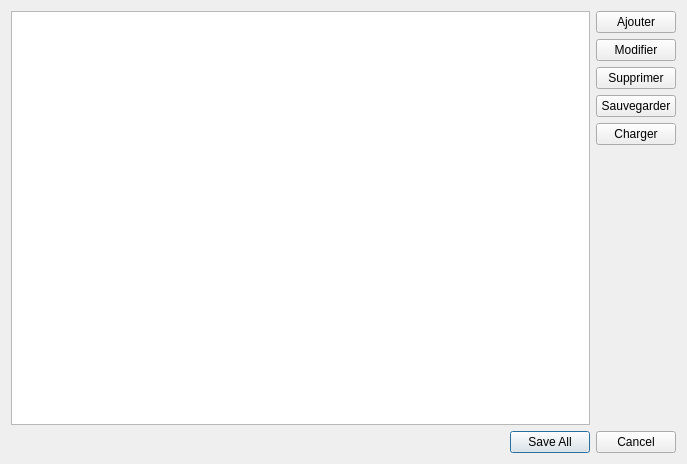
<?xml version="1.0" encoding="UTF-8"?>
<ui version="4.0">
 <class>ItemWindow</class>
 <widget class="QDialog" name="ItemWindow">
  <property name="geometry">
   <rect>
    <x>0</x>
    <y>0</y>
    <width>687</width>
    <height>464</height>
   </rect>
  </property>
  <property name="windowTitle">
   <string>Dialog</string>
  </property>
  <layout class="QVBoxLayout" name="verticalLayout_3">
   <item>
    <layout class="QVBoxLayout" name="verticalLayout_2">
     <item>
      <layout class="QHBoxLayout" name="horizontalLayout">
       <item>
        <widget class="QListView" name="itemListView">
         <property name="editTriggers">
          <set>QAbstractItemView::NoEditTriggers</set>
         </property>
        </widget>
       </item>
       <item>
        <layout class="QVBoxLayout" name="verticalLayout">
         <item>
          <widget class="QPushButton" name="addPushButton">
           <property name="text">
            <string>Ajouter</string>
           </property>
          </widget>
         </item>
         <item>
          <widget class="QPushButton" name="modifyPushButton">
           <property name="text">
            <string>Modifier</string>
           </property>
          </widget>
         </item>
         <item>
          <widget class="QPushButton" name="deletePushButton">
           <property name="text">
            <string>Supprimer</string>
           </property>
          </widget>
         </item>
         <item>
          <widget class="QPushButton" name="savePushButton">
           <property name="text">
            <string>Sauvegarder</string>
           </property>
          </widget>
         </item>
         <item>
          <widget class="QPushButton" name="loadPushButton">
           <property name="text">
            <string>Charger</string>
           </property>
          </widget>
         </item>
         <item>
          <spacer name="verticalSpacer">
           <property name="orientation">
            <enum>Qt::Vertical</enum>
           </property>
           <property name="sizeHint" stdset="0">
            <size>
             <width>20</width>
             <height>40</height>
            </size>
           </property>
          </spacer>
         </item>
        </layout>
       </item>
      </layout>
     </item>
     <item>
      <widget class="QDialogButtonBox" name="buttonBox">
       <property name="orientation">
        <enum>Qt::Horizontal</enum>
       </property>
       <property name="standardButtons">
        <set>QDialogButtonBox::Cancel|QDialogButtonBox::SaveAll</set>
       </property>
      </widget>
     </item>
    </layout>
   </item>
  </layout>
 </widget>
 <resources/>
 <connections>
  <connection>
   <sender>buttonBox</sender>
   <signal>accepted()</signal>
   <receiver>ItemWindow</receiver>
   <slot>accept()</slot>
   <hints>
    <hint type="sourcelabel">
     <x>248</x>
     <y>254</y>
    </hint>
    <hint type="destinationlabel">
     <x>157</x>
     <y>274</y>
    </hint>
   </hints>
  </connection>
  <connection>
   <sender>buttonBox</sender>
   <signal>rejected()</signal>
   <receiver>ItemWindow</receiver>
   <slot>reject()</slot>
   <hints>
    <hint type="sourcelabel">
     <x>316</x>
     <y>260</y>
    </hint>
    <hint type="destinationlabel">
     <x>286</x>
     <y>274</y>
    </hint>
   </hints>
  </connection>
 </connections>
</ui>
